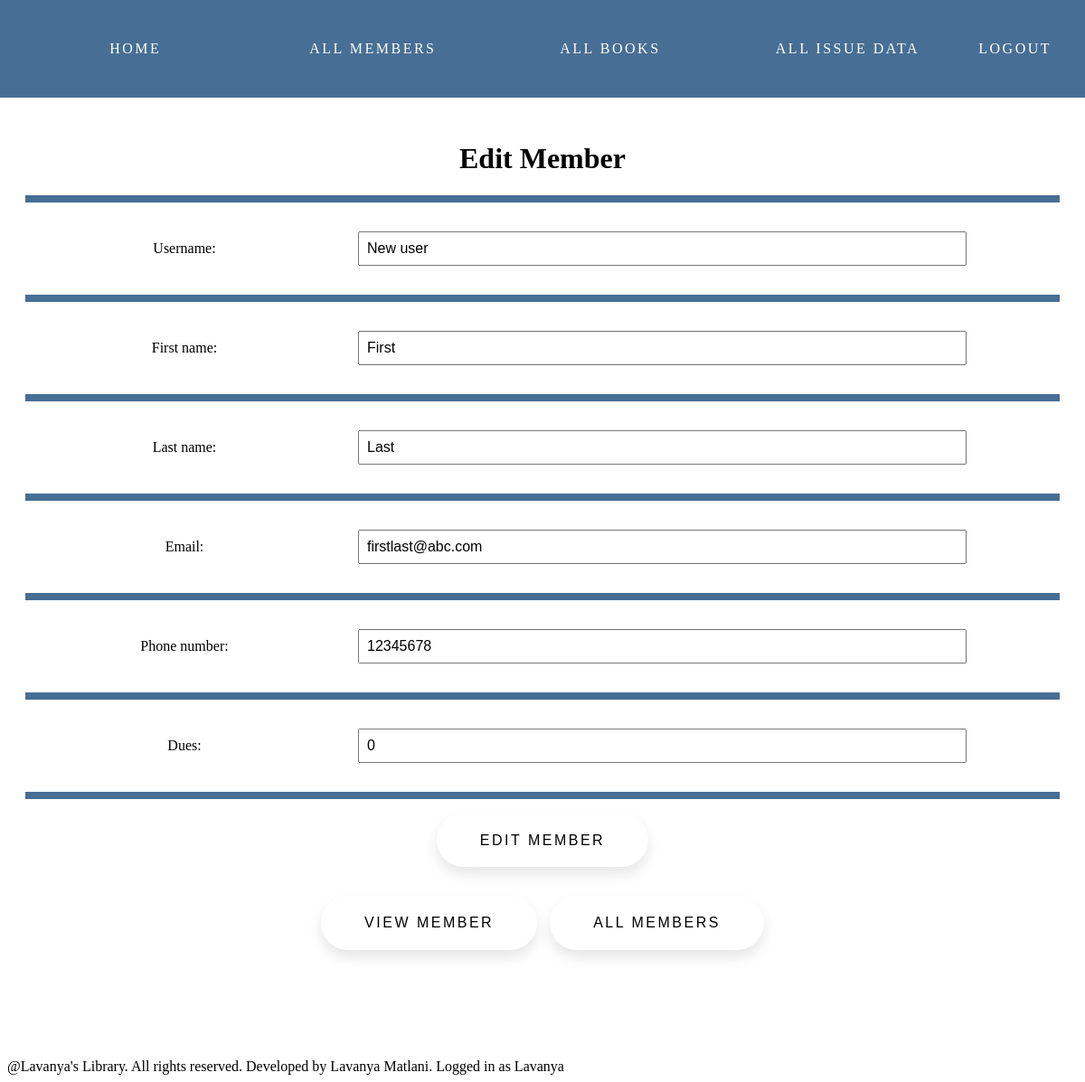
/members/edit/2 (signed in), run on an earlier commit of the app's database.
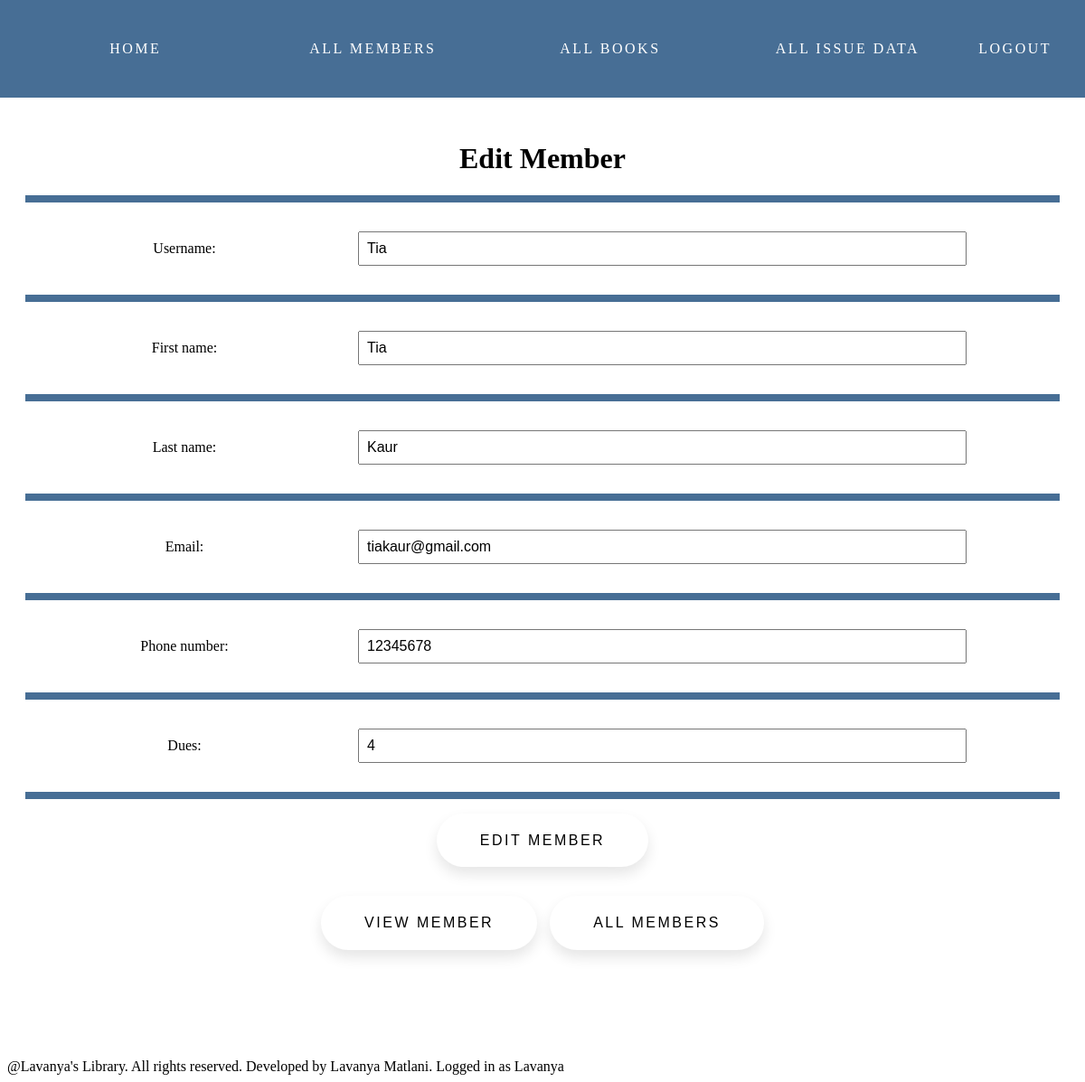
And on a later commit of the database.
### members/models.py (models this page shows)
class Member(models.Model):
    username = models.CharField(max_length=40,unique=True,null=False,blank=False)
    first_name = models.CharField(max_length=40)
    last_name = models.CharField(max_length=40)
    email = models.EmailField(null=False,blank=False)
    phone_number = models.CharField(max_length=15)
    dues = models.IntegerField(null=False,default=0)

### members/views.py (the view, shortened to what this page needs)
# urls.py: path('edit/<int:id>',edit_member,name='edit_member'),
@login_required(login_url='account:login')
def edit_member(request,id):
    try:
        member = Member.objects.get(id=id)
        if request.method == "GET":
            bounded_form = MemberCreationForm(instance=member)
            return render(request,'members/editmember.html',context={'form':bounded_form,'id':id})
    except ObjectDoesNotExist:
        return render(request,'members/editmember',context={'message':"Member with given ID doesn't exist"})

### members/forms.py
class MemberCreationForm(ModelForm):
    class Meta:
        model = Member
        fields = '__all__'
    def __init__(self,*args,**kwargs):
        super().__init__(*args,**kwargs)
        for field in self.fields.values():
            field.widget.attrs['placeholder']= 'Enter '+ field.label

### members/templates/members/editmember.html (shortened to what this page needs)
{% extends 'members/index.html' %}
{% block content %}
<div class="container">
{% if form %}
    <h1>Edit Member</h1>
    <form method="POST">
        <table>
            {% for field in form %}
            <tr>
                <td>{{ field.label_tag }} </td><td>{{ field }}</td>
                <td class="form-errors">{{ field.errors }}</td>
            </tr>
            {% endfor %}
        </table>
        <div class="actionpad"><button class="yes" type="submit">Edit Member</button></div>
    </form>
    <div class="actionpad">
        <a href="{% url 'members:view_member' id=id %}"><button class="yes">View member</button></a>
        <a href="{% url 'members:index' %}"><button class="yes">All Members</button></a>
    </div>
{% endif %}
</div>
{% endblock content %}

What changed in the data, as far as the page shows it:
changed Member: username "New user" → "Tia"; first_name "First" → "Tia"; last_name "Last" → "Kaur"; email "firstlast@abc.com" → "tiakaur@gmail.com"; dues "0" → "4"
